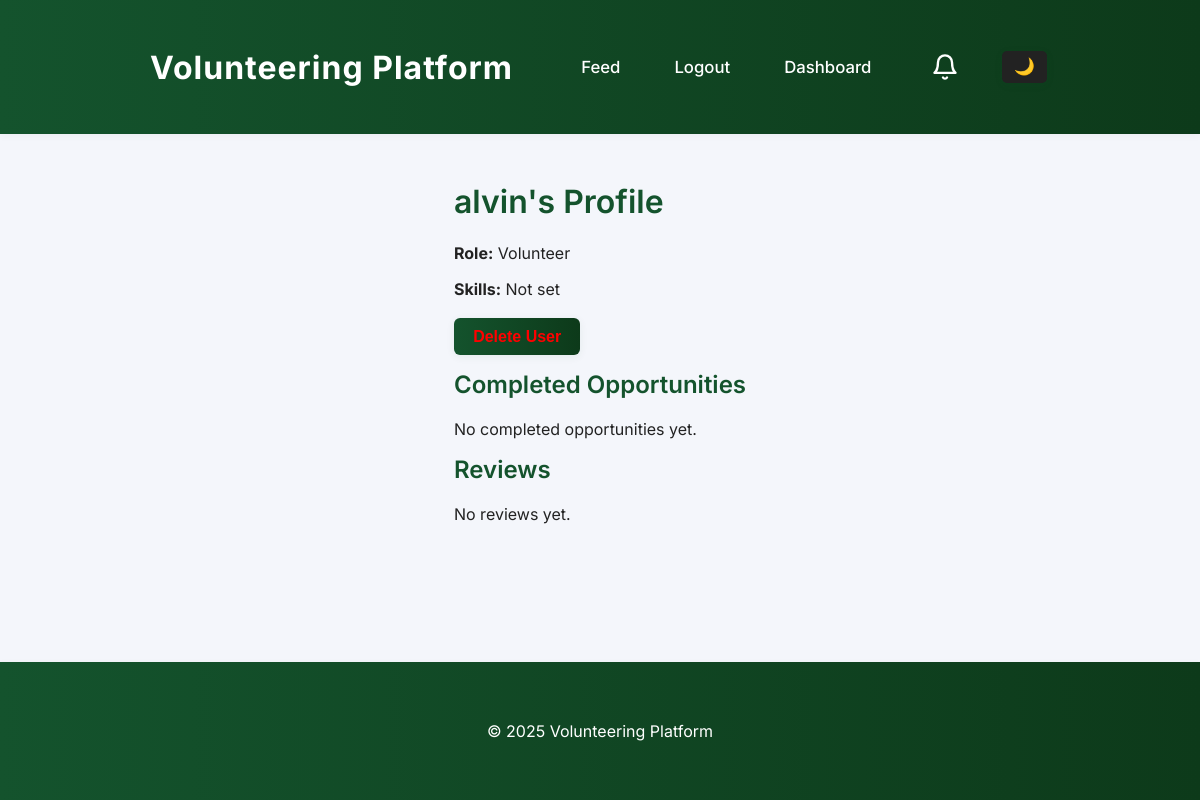
Before: /accounts/profile/2/ (signed in) with the older database file.
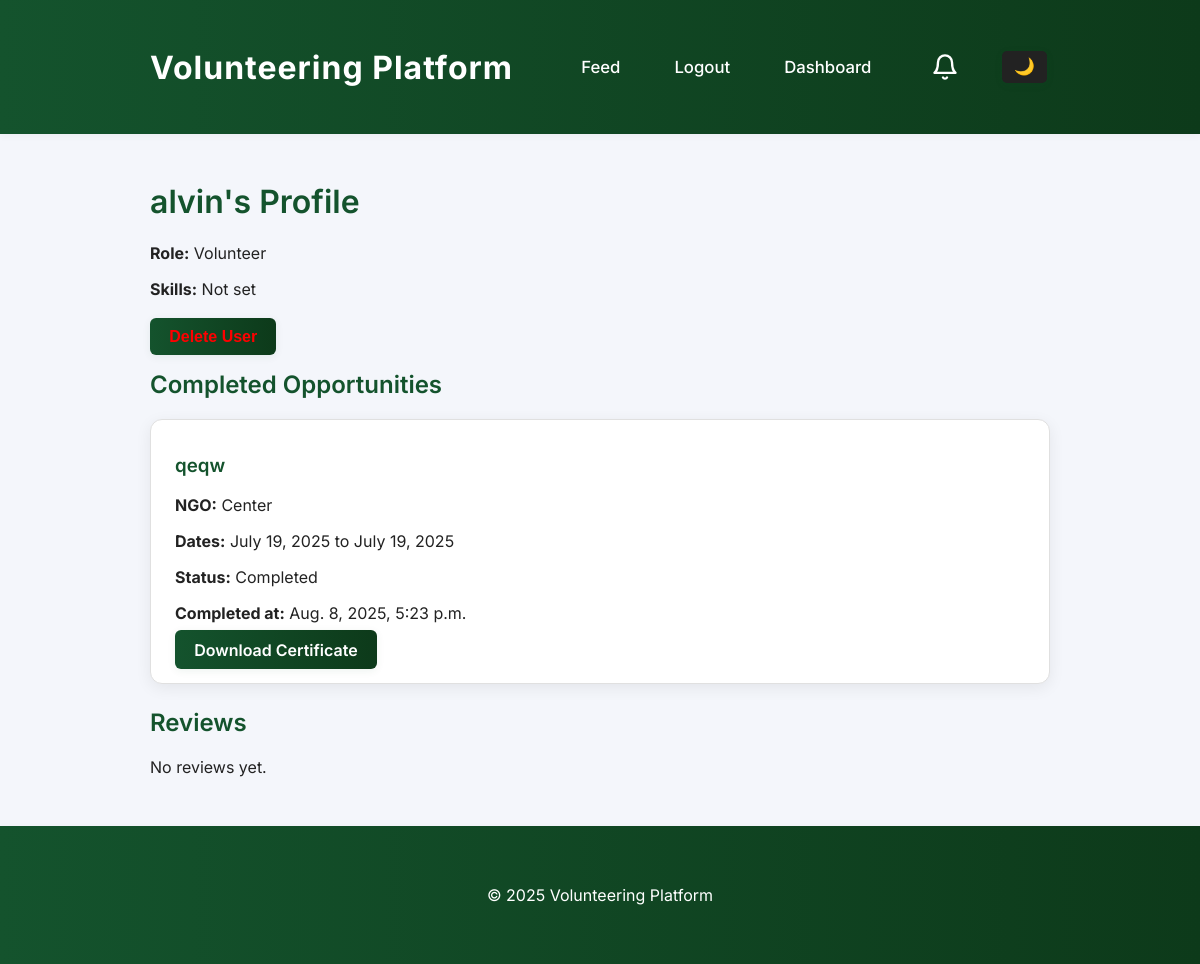
After: the same page with the newer database file.
### feeds/models.py (models this page shows, shortened)
class Application(models.Model):
    volunteer = models.ForeignKey(
        settings.AUTH_USER_MODEL,
        on_delete=models.CASCADE,
        limit_choices_to={"role": "volunteer"},
    )
    opportunity = models.ForeignKey(
        Opportunity, on_delete=models.CASCADE, related_name="applications"
    )
    applied_at = models.DateTimeField(auto_now_add=True)
    status = models.CharField(
        max_length=20,
        choices=[
            ("pending", "Pending"),
            ("approved", "Approved"),
            ("rejected", "Rejected"),
            ("completed", "Completed"),
        ],
        default="pending",
    )
    completed_at = models.DateTimeField(null=True, blank=True)
    review = models.TextField(blank=True)
    review_rating = models.PositiveSmallIntegerField(null=True, blank=True)
    class Meta:
        unique_together = ("volunteer", "opportunity")  # prevent duplicate applications

class Opportunity(models.Model):
    ngo = models.ForeignKey(
        settings.AUTH_USER_MODEL,
        on_delete=models.CASCADE,
        limit_choices_to={"role": "ngo"},
    )
    title = models.CharField(max_length=200)
    description = models.TextField()
    location = models.CharField(max_length=255)
    start_date = models.DateField()
    end_date = models.DateField()
    skills_required = models.CharField(max_length=255, blank=True)
    created_at = models.DateTimeField(auto_now_add=True)

### accounts/models.py (models this page shows, shortened)
class User(AbstractUser):
    ROLE_CHOICES = (
        ("volunteer", "Volunteer"),
        ("ngo", "NGO"),
        ("admin", "Admin"),
    )
    role = models.CharField(max_length=10, choices=ROLE_CHOICES, default="volunteer")
    skills = models.CharField(max_length=255, blank=True, help_text="Comma-separated skills (e.g. Python, Fundraising, Event Planning)")

### accounts/views.py (the view)
# urls.py: path("profile/<int:user_id>/", views.user_profile, name="user_profile"),
@login_required
def user_profile(request, user_id):
    User = get_user_model()
    user_obj = get_object_or_404(User, id=user_id)
    if request.method == "POST" and request.user.role == "admin" and user_obj.role in ["volunteer", "ngo"]:
        if request.POST.get("delete_user_id") == str(user_obj.id):
            user_obj.delete()
            return redirect("admin_dashboard")
    applications = Application.objects.filter(volunteer=user_obj, status="completed").select_related("opportunity").order_by("-completed_at")
    reviews = applications.exclude(review="").exclude(review__isnull=True)
    avg_rating = reviews.aggregate(avg=Avg("review_rating"))['avg']
    return render(request, "accounts/profile.html", {"profile_user": user_obj, "applications": applications, "reviews": reviews, "avg_rating": avg_rating})

### accounts/views.py (called while the page is built)
def get_notification_count(request):
    if not request.user.is_authenticated:
        return {'notification_count': 0}
    count = 0
    if hasattr(request.user, 'role'):
        if request.user.role == 'ngo':
            from feeds.models import Application
            count = Application.objects.filter(opportunity__ngo=request.user, status='pending').count()
        elif request.user.role == 'admin':
            from .models import Report
            count = Report.objects.filter(handled=False).count()
    return {'notification_count': count}

### feeds/templatetags/bg_images.py (called while the page is built)
@register.simple_tag
def random_bg_image():
    img_dir = os.path.join(settings.STATIC_ROOT or settings.STATICFILES_DIRS[0], 'img')
    try:
        files = [f for f in os.listdir(img_dir) if f.lower().endswith(('.jpg', '.jpeg', '.png', '.webp', '.gif'))]
    except Exception:
        files = []
    import random
    if files:
        return 'img/' + random.choice(files)
    return ''

### accounts/templates/accounts/profile.html (shortened to what this page needs)
{% extends "base.html" %}
{% block content %}
  <h1>{{ profile_user.username }}'s Profile</h1>
  <p><strong>Role:</strong> {{ profile_user.role|title }}</p>
  <p><strong>Skills:</strong> {{ profile_user.skills|default:'Not set' }}</p>
  {% if user.is_authenticated and user.id != profile_user.id %}
    {% if user.role == 'admin' and profile_user.role in 'volunteer ngo' %}
      <form method="post" style="display:inline;" onsubmit="return confirm('Are you sure you want to delete this user?');">
        <button type="submit" class="btn" style="color:red;">Delete User</button>
      </form>
    {% endif %}
  {% endif %}
  <h2>Completed Opportunities</h2>
  {% if applications %}
    {% for app in applications %}
      <div class="application-card">
        <h3>{{ app.opportunity.title }}</h3>
        <p><strong>NGO:</strong> {{ app.opportunity.ngo.username }}</p>
        <p><strong>Dates:</strong> {{ app.opportunity.start_date }} to {{ app.opportunity.end_date }}</p>
        <p><strong>Status:</strong> {{ app.get_status_display }}</p>
        <p><strong>Completed at:</strong> {{ app.completed_at }}</p>
        <a class="btn" href="{% url 'download_certificate' app.id %}">Download Certificate</a>
      </div>
    {% endfor %}
  {% else %}
    <p>No completed opportunities yet.</p>
  {% endif %}
  <h2>Reviews</h2>
  {% if reviews %}
    {% for app in reviews %}
      <div class="application-card">
        <p><strong>Opportunity:</strong> {{ app.opportunity.title }}</p>
        <p><strong>Review:</strong> {{ app.review }}</p>
        <p><strong>Rating:</strong> {{ app.review_rating }}/5</p>
      </div>
    {% endfor %}
  {% else %}
    <p>No reviews yet.</p>
  {% endif %}
{% endblock %}

Changed rows visible on the page:
added Application: opportunity "qeqw", opportunity.ngo.username "Center", opportunity.start_date "July 19, 2025", opportunity.end_date "July 19, 2025", status "Completed", completed_at "Aug. 8, 2025, 5:23 p.m."
Other visible differences:
text no longer shown: "No completed opportunities yet."
